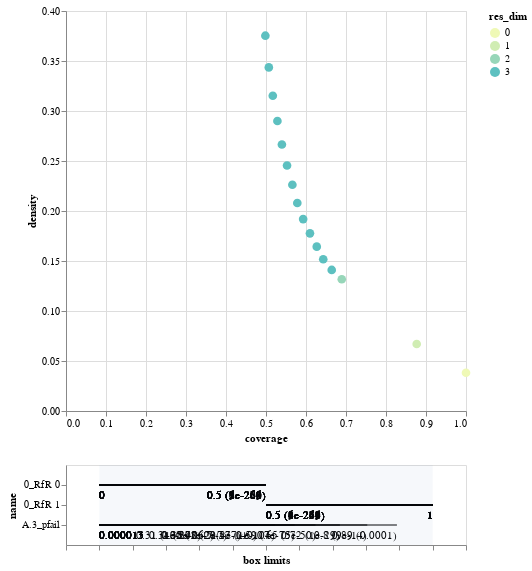

Notebook source saved alongside this figure:
### Code cell
box1.inspect_tradeoff()

### Figure 1 — Vega-Lite specification as saved in the notebook (floating-point values rounded to 4 significant figures)
{"config": {"view": {"continuousWidth": 400, "continuousHeight": 300}}, "vconcat": [{"data": {"name": "data-29cc04436a7cdae16a6d2ae7a0667c31"}, "mark": {"type": "circle", "size": 75}, "encoding": {"color": {"type": "ordinal", "field": "res_dim", "scale": {"range": ["#eff9b6", "#d0edb3", "#97d6b9", "#5dc0c0", "#31a5c2", "#1f80b8", "#2354a3", "#21318d"]}}, "opacity": {"condition": {"value": 1, "selection": "selector001"}, "value": 0.4}, "tooltip": [{"type": "ordinal", "field": "id"}, {"type": "quantitative", "field": "coverage", "format": ".2"}, {"type": "quantitative", "field": "density", "format": ".2"}, {"type": "ordinal", "field": "res_dim"}], "x": {"type": "quantitative", "field": "coverage"}, "y": {"type": "quantitative", "field": "density"}}, "height": 400, "selection": {"selector001": {"type": "single", "fields": ["id"]}}, "width": 400}, {"layer": [{"data": {"name": "data-cab4817501eeb7785450374a76a40f44"}, "mark": "rule", "encoding": {"x": {"type": "quantitative", "axis": {"grid": false, "labels": false, "title": "box limits"}, "field": "x_lower", "scale": {"domain": [0, 1], "padding": 0.1}}, "x2": {"field": "x_upper"}, "y": {"type": "nominal", "field": "name", "scale": {"padding": 1.0}}}, "transform": [{"calculate": "(datum.x1-datum.minimum)/(datum.maximum-datum.minimum)", "as": "x_lower"}, {"calculate": "(datum.x2-datum.minimum)/(datum.maximum-datum.minimum)", "as": "x_upper"}, {"filter": {"selection": "selector001"}}], "width": 400}, {"data": {"name": "data-cab4817501eeb7785450374a76a40f44"}, "mark": {"type": "text", "align": "left", "baseline": "top", "dy": 5}, "encoding": {"text": {"type": "ordinal", "field": "text"}, "x": {"type": "quantitative", "axis": {"grid": false, "labels": false, "title": "box limits"}, "field": "x_lower", "scale": {"domain": [0, 1], "padding": 0.1}}, "x2": {"field": "x_upper"}, "y": {"type": "nominal", "field": "name", "scale": {"padding": 1.0}}}, "transform": [{"calculate": "(datum.x1-datum.minimum)/(datum.maximum-datum.minimum)", "as": "x_lower"}, {"calculate": "(datum.x2-datum.minimum)/(datum.maximum-datum.minimum)", "as": "x_upper"}, {"filter": {"selection": "selector001"}}, {"calculate": "datum.qp_lower>0?format(datum.x1, \".2\")+\" (\"+format(datum.qp_lower, \".1~g\")+\")\" :format(datum.x1, \".2\")", "as": "text"}], "width": 400}, {"data": {"name": "data-cab4817501eeb7785450374a76a40f44"}, "mark": {"type": "text", "align": "right", "baseline": "top", "dy": 5}, "encoding": {"text": {"type": "ordinal", "field": "text"}, "x": {"type": "quantitative", "field": "x_upper"}, "x2": {"field": "x_upper"}, "y": {"type": "nominal", "field": "name", "scale": {"padding": 1.0}}}, "transform": [{"calculate": "(datum.x1-datum.minimum)/(datum.maximum-datum.minimum)", "as": "x_lower"}, {"calculate": "(datum.x2-datum.minimum)/(datum.maximum-datum.minimum)", "as": "x_upper"}, {"filter": {"selection": "selector001"}}, {"calculate": "datum.qp_upper>0?format(datum.x2, \".2\")+\" (\"+format(datum.qp_upper, \".1\")+\")\" :format(datum.x2, \".2\")", "as": "text"}], "width": 400}, {"data": {"name": "data-bb8d07f6df3d47a6a475317795287b23"}, "mark": {"type": "rect", "opacity": 0.05}, "encoding": {"x": {"type": "quantitative", "field": "start"}, "x2": {"field": "end"}}}, {"data": {"name": "data-d751713988987e9331980363e24189ce"}, "mark": "point", "encoding": {"x": {"type": "quantitative", "field": "x"}, "y": {"type": "nominal", "field": "name"}}, "transform": [{"filter": {"selection": "selector001"}}], "width": 400}, {"data": {"name": "data-d751713988987e9331980363e24189ce"}, "mark": {"type": "text", "align": "center", "baseline": "top", "dy": 5}, "encoding": {"text": {"type": "nominal", "field": "item"}, "x": {"type": "quantitative", "field": "x"}, "y": {"type": "nominal", "field": "name"}}, "transform": [{"filter": {"selection": "selector001"}}], "width": 400}]}], "$schema": "https://vega.github.io/schema/vega-lite/v4.8.1.json", "datasets": {"data-29cc04436a7cdae16a6d2ae7a0667c31": [{"coverage": 1.0, "density": 0.03822, "id": 0, "mass": 1.0, "mean": 0.03822, "res_dim": 0}, {"coverage": 0.8768, "density": 0.06702, "id": 1, "mass": 0.5, "mean": 0.06702, "res_dim": 1}, {"coverage": 0.6894, "density": 0.1318, "id": 2, "mass": 0.2, "mean": 0.1318, "res_dim": 2}, {"coverage": 0.6643, "density": 0.1411, "id": 3, "mass": 0.18, "mean": 0.1411, "res_dim": 3}, {"coverage": 0.6431, "density": 0.1517, "id": 4, "mass": 0.162, "mean": 0.1517, "res_dim": 3}, {"coverage": 0.6269, "density": 0.1643, "id": 5, "mass": 0.1458, "mean": 0.1643, "res_dim": 3}, {"coverage": 0.6099, "density": 0.1776, "id": 6, "mass": 0.1312, "mean": 0.1776, "res_dim": 3}, {"coverage": 0.5929, "density": 0.1919, "id": 7, "mass": 0.1181, "mean": 0.1919, "res_dim": 3}, {"coverage": 0.5782, "density": 0.208, "id": 8, "mass": 0.1063, "mean": 0.208, "res_dim": 3}, {"coverage": 0.5659, "density": 0.2262, "id": 9, "mass": 0.09562, "mean": 0.2262, "res_dim": 3}, {"coverage": 0.5526, "density": 0.2455, "id": 10, "mass": 0.08604, "mean": 0.2455, "res_dim": 3}, {"coverage": 0.5398, "density": 0.2665, "id": 11, "mass": 0.07742, "mean": 0.2665, "res_dim": 3}, {"coverage": 0.5285, "density": 0.29, "id": 12, "mass": 0.06966, "mean": 0.29, "res_dim": 3}, {"coverage": 0.517, "density": 0.3153, "id": 13, "mass": 0.06268, "mean": 0.3153, "res_dim": 3}, {"coverage": 0.5071, "density": 0.3436, "id": 14, "mass": 0.0564, "mean": 0.3436, "res_dim": 3}, {"coverage": 0.4984, "density": 0.3753, "id": 15, "mass": 0.05076, "mean": 0.3753, "res_dim": 3}], "data-cab4817501eeb7785450374a76a40f44": [{"x1": 0.0, "x2": 0.5, "name": "0_RfR 0", "id": 1, "minimum": 0.0, "maximum": 1.0, "qp_lower": -1.0, "qp_upper": 5.939e-204}, {"x1": 0.0, "x2": 0.5, "name": "0_RfR 0", "id": 2, "minimum": 0.0, "maximum": 1.0, "qp_lower": -1.0, "qp_upper": 3.33e-282}, {"x1": 0.5, "x2": 1.0, "name": "0_RfR 1", "id": 2, "minimum": 0.0, "maximum": 1.0, "qp_lower": 9.363e-234, "qp_upper": -1.0}, {"x1": 1.327e-05, "x2": 0.8926, "name": "A.3_pfail", "id": 3, "minimum": 1.327e-05, "maximum": 0.9997, "qp_lower": -1.0, "qp_upper": 0.0001324}, {"x1": 0.0, "x2": 0.5, "name": "0_RfR 0", "id": 3, "minimum": 0.0, "maximum": 1.0, "qp_lower": -1.0, "qp_upper": 1.785e-276}, {"x1": 0.5, "x2": 1.0, "name": "0_RfR 1", "id": 3, "minimum": 0.0, "maximum": 1.0, "qp_lower": 1.409e-233, "qp_upper": -1.0}, {"x1": 1.327e-05, "x2": 0.8036, "name": "A.3_pfail", "id": 4, "minimum": 1.327e-05, "maximum": 0.9997, "qp_lower": -1.0, "qp_upper": 9.284e-14}, {"x1": 0.0, "x2": 0.5, "name": "0_RfR 0", "id": 4, "minimum": 0.0, "maximum": 1.0, "qp_lower": -1.0, "qp_upper": 4.711e-272}, {"x1": 0.5, "x2": 1.0, "name": "0_RfR 1", "id": 4, "minimum": 0.0, "maximum": 1.0, "qp_lower": 7.76e-237, "qp_upper": -1.0}, {"x1": 1.327e-05, "x2": 0.7214, "name": "A.3_pfail", "id": 5, "minimum": 1.327e-05, "maximum": 0.9997, "qp_lower": -1.0, "qp_upper": 1.07e-29}, {"x1": 0.0, "x2": 0.5, "name": "0_RfR 0", "id": 5, "minimum": 0.0, "maximum": 1.0, "qp_lower": -1.0, "qp_upper": 8.905e-269}, {"x1": 0.5, "x2": 1.0, "name": "0_RfR 1", "id": 5, "minimum": 0.0, "maximum": 1.0, "qp_lower": 1.151e-241, "qp_upper": -1.0}, {"x1": 1.327e-05, "x2": 0.6484, "name": "A.3_pfail", "id": 6, "minimum": 1.327e-05, "maximum": 0.9997, "qp_lower": -1.0, "qp_upper": 2.665e-50}, {"x1": 0.0, "x2": 0.5, "name": "0_RfR 0", "id": 6, "minimum": 0.0, "maximum": 1.0, "qp_lower": -1.0, "qp_upper": 8.799e-266}, {"x1": 0.5, "x2": 1.0, "name": "0_RfR 1", "id": 6, "minimum": 0.0, "maximum": 1.0, "qp_lower": 1.145e-245, "qp_upper": -1.0}, {"x1": 1.327e-05, "x2": 0.5856, "name": "A.3_pfail", "id": 7, "minimum": 1.327e-05, "maximum": 0.9997, "qp_lower": -1.0, "qp_upper": 6.831e-75}, {"x1": 0.0, "x2": 0.5, "name": "0_RfR 0", "id": 7, "minimum": 0.0, "maximum": 1.0, "qp_lower": -1.0, "qp_upper": 6.547e-263}, {"x1": 0.5, "x2": 1.0, "name": "0_RfR 1", "id": 7, "minimum": 0.0, "maximum": 1.0, "qp_lower": 2.52e-250, "qp_upper": -1.0}, {"x1": 1.327e-05, "x2": 0.5266, "name": "A.3_pfail", "id": 8, "minimum": 1.327e-05, "maximum": 0.9997, "qp_lower": -1.0, "qp_upper": 1.11e-104}, {"x1": 0.0, "x2": 0.5, "name": "0_RfR 0", "id": 8, "minimum": 0.0, "maximum": 1.0, "qp_lower": -1.0, "qp_upper": 1.46e-260}, {"x1": 0.5, "x2": 1.0, "name": "0_RfR 1", "id": 8, "minimum": 0.0, "maximum": 1.0, "qp_lower": 1.422e-254, "qp_upper": -1.0}, {"x1": 1.327e-05, "x2": 0.4737, "name": "A.3_pfail", "id": 9, "minimum": 1.327e-05, "maximum": 0.9997, "qp_lower": -1.0, "qp_upper": 4.25e-140}, {"x1": 0.0, "x2": 0.5, "name": "0_RfR 0", "id": 9, "minimum": 0.0, "maximum": 1.0, "qp_lower": -1.0, "qp_upper": 2.14e-260}, {"x1": 0.5, "x2": 1.0, "name": "0_RfR 1", "id": 9, "minimum": 0.0, "maximum": 1.0, "qp_lower": 1.027e-259, "qp_upper": -1.0}, {"x1": 1.327e-05, "x2": 0.4248, "name": "A.3_pfail", "id": 10, "minimum": 1.327e-05, "maximum": 0.9997, "qp_lower": -1.0, "qp_upper": 2.065e-177}, {"x1": 0.0, "x2": 0.5, "name": "0_RfR 0", "id": 10, "minimum": 0.0, "maximum": 1.0, "qp_lower": -1.0, "qp_upper": 1.004e-260}, {"x1": 0.5, "x2": 1.0, "name": "0_RfR 1", "id": 10, "minimum": 0.0, "maximum": 1.0, "qp_lower": 5.89e-261, "qp_upper": -1.0}, {"x1": 1.327e-05, "x2": 0.3817, "name": "A.3_pfail", "id": 11, "minimum": 1.327e-05, "maximum": 0.9997, "qp_lower": -1.0, "qp_upper": 1.082e-217}, {"x1": 0.0, "x2": 0.5, "name": "0_RfR 0", "id": 11, "minimum": 0.0, "maximum": 1.0, "qp_lower": -1.0, "qp_upper": 6.712e-259}, {"x1": 0.5, "x2": 1.0, "name": "0_RfR 1", "id": 11, "minimum": 0.0, "maximum": 1.0, "qp_lower": 3.817e-263, "qp_upper": -1.0}, {"x1": 1.327e-05, "x2": 0.3429, "name": "A.3_pfail", "id": 12, "minimum": 1.327e-05, "maximum": 0.9997, "qp_lower": -1.0, "qp_upper": 5.246e-262}, {"x1": 0.0, "x2": 0.5, "name": "0_RfR 0", "id": 12, "minimum": 0.0, "maximum": 1.0, "qp_lower": -1.0, "qp_upper": 5.926e-260}, {"x1": 0.5, "x2": 1.0, "name": "0_RfR 1", "id": 12, "minimum": 0.0, "maximum": 1.0, "qp_lower": 3.59e-268, "qp_upper": -1.0}, {"x1": 1.327e-05, "x2": 0.3053, "name": "A.3_pfail", "id": 13, "minimum": 1.327e-05, "maximum": 0.9997, "qp_lower": -1.0, "qp_upper": 1.131e-308}, {"x1": 0.0, "x2": 0.5, "name": "0_RfR 0", "id": 13, "minimum": 0.0, "maximum": 1.0, "qp_lower": -1.0, "qp_upper": 2.088e-260}, {"x1": 0.5, "x2": 1.0, "name": "0_RfR 1", "id": 13, "minimum": 0.0, "maximum": 1.0, "qp_lower": 2.856e-273, "qp_upper": -1.0}, {"x1": 1.327e-05, "x2": 0.2748, "name": "A.3_pfail", "id": 14, "minimum": 1.327e-05, "maximum": 0.9997, "qp_lower": -1.0, "qp_upper": 0.0}, {"x1": 0.0, "x2": 0.5, "name": "0_RfR 0", "id": 14, "minimum": 0.0, "maximum": 1.0, "qp_lower": -1.0, "qp_upper": 2.498e-262}, {"x1": 0.5, "x2": 1.0, "name": "0_RfR 1", "id": 14, "minimum": 0.0, "maximum": 1.0, "qp_lower": 1.414e-279, "qp_upper": -1.0}, {"x1": 1.327e-05, "x2": 0.2487, "name": "A.3_pfail", "id": 15, "minimum": 1.327e-05, "maximum": 0.9997, "qp_lower": -1.0, "qp_upper": 0.0}, {"x1": 0.0, "x2": 0.5, "name": "0_RfR 0", "id": 15, "minimum": 0.0, "maximum": 1.0, "qp_lower": -1.0, "qp_upper": 2.064e-265}, {"x1": 0.5, "x2": 1.0, "name": "0_RfR 1", "id": 15, "minimum": 0.0, "maximum": 1.0, "qp_lower": 6.133e-286, "qp_upper": -1.0}], "data-bb8d07f6df3d47a6a475317795287b23": [{"start": 0, "end": 1}], "data-d751713988987e9331980363e24189ce": []}}
